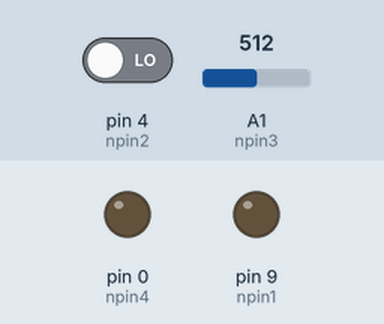
Simulated run of this sketch. Board: Arduino Uno, built with avr-gcc and run on an emulated ATmega328P. Shown: output pins drawn as LEDs (lit = HIGH). The inputs (shaded band) are chosen by the test bench; at power-on: A1 (npin3) = 512, pin 4 (npin2) LOW.

Above: at 1.2 s.
1.3 s: A1 (npin3) set to 532
At 2.5 s:
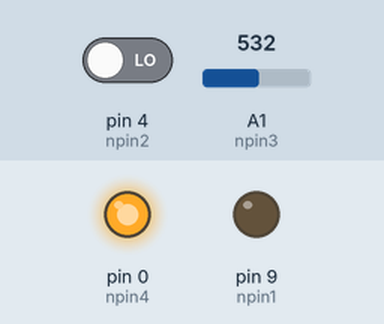
2.8 s: pin 4 (npin2) driven HIGH
At 3.9 s:
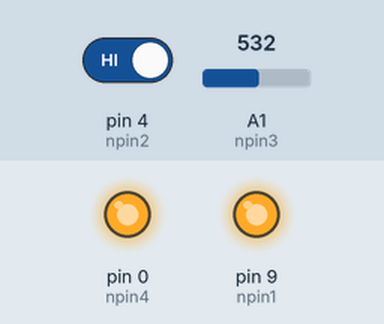
4.3 s: A1 (npin3) set to 511
At 5.0 s:
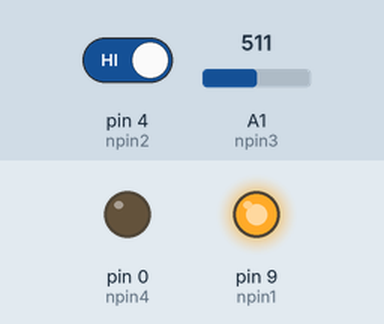
5.8 s: A1 (npin3) set to 716
At 6.2 s:
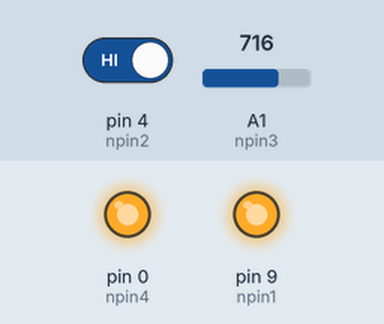
7.3 s: A1 (npin3) set to 306
At 8.5 s:
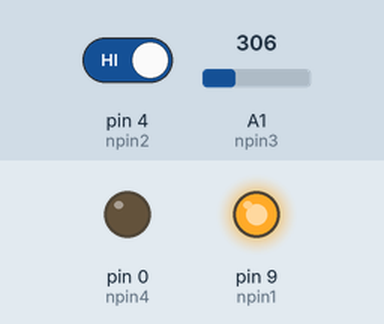
Timing chart, 0 to 9.8 s (numbered marks = the images above; inputs shaded):
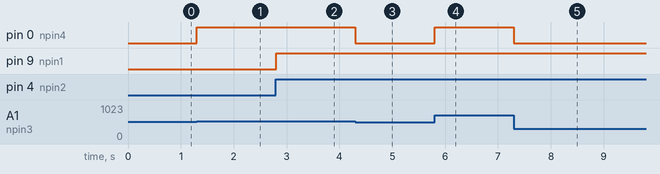

Measured:
- the behaviour switches between 514 and 515 on A1 (npin3) (found by bisection; images 0 and 1)
- after the input at 1.3 s, pin 0 (npin4): LOW → HIGH at once
- after the input at 2.8 s, pin 9 (npin1): LOW → HIGH at once
- after the input at 4.3 s, pin 0 (npin4): HIGH → LOW at once
- after the input at 5.8 s, pin 0 (npin4): LOW → HIGH at once
- after the input at 7.3 s, pin 0 (npin4): HIGH → LOW at once

The sketch:

pot.ino
```cpp
int npin1=9;//PUSH-BUTTON LED
int npin2=4;//PUSH-BUTTON PIN
int npin3=A1;//POTINTIOMETER PIN
int npin4=0;//POTINTIOMETER LED
int readValue=0;
int leadValue=0;
void setup() {
  pinMode(npin1,OUTPUT);
  pinMode(npin2,INPUT);
  pinMode(npin3,INPUT);
  pinMode(npin4,OUTPUT);
}
void loop() {
if(digitalRead(npin2)==HIGH){
  digitalWrite(npin1,HIGH);
}
else{
  digitalWrite(npin1,LOW);
}
readValue=analogRead(A1);
leadValue=map(readValue, 0, 1024, 0, 255);
analogWrite(npin4, leadValue);
}
```
